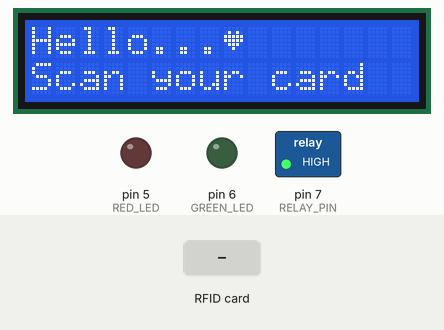
Recording of a sketch running on a simulated Arduino Uno, built with avr-gcc and run on an emulated ATmega328P. On the bench: 16×2 character LCD, switched loads named in the sketch (green lamp = pin HIGH), output pins drawn as LEDs (lit = HIGH). The test bench sets the inputs (shaded band). Pins used as bus, display or sensor lines are not drawn; what the sketch prints to the serial monitor is not drawn.

Above: at 1.3 s.
1.4 s: RFID card 49 BB 49 00 held to the reader
At 2.5 s:
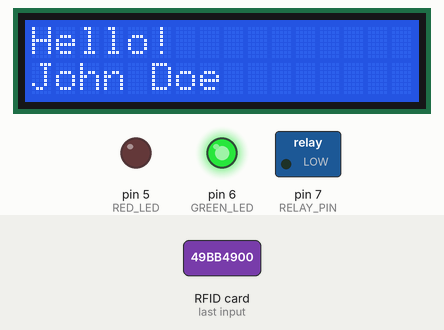
At 7.5 s:
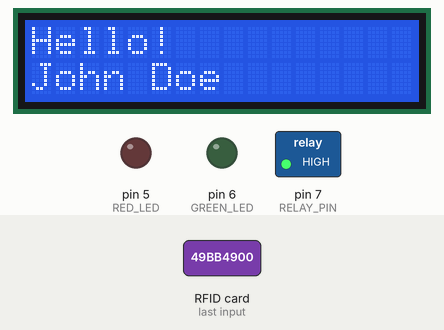
Timing chart, 0 to 8.9 s (numbered marks = the images above; inputs shaded):
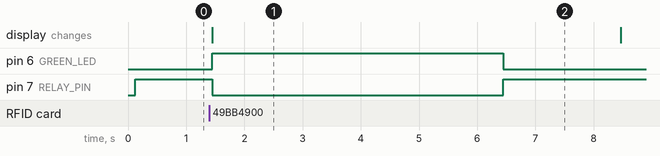

The sketch:

RFID-LCD_Detector.ino
```cpp
#include <SPI.h>
#include <MFRC522.h>
#include <Wire.h>
#include <LiquidCrystal_I2C.h>

#define SS_PIN 10
#define RST_PIN 9

#define RELAY_PIN 7
#define GREEN_LED 6
#define RED_LED 5

uint8_t heart[8] = {0x0, 0xa, 0x1f, 0x1f, 0xe, 0x4, 0x0};

MFRC522 rfid(SS_PIN, RST_PIN);
LiquidCrystal_I2C lcd(0x27, 16, 2);

const int NUM_CARDS = 4;

String authorizedUIDs[NUM_CARDS] = {
  "49:BB:49:00",
  "B7:A7:14:05",
  "49:15:34:00",
  "27:64:AA:04"
};

String cardNames[NUM_CARDS] = {
  "John Doe",
  "June",
  "Charlie",
  "Korir"
};

void setup() {

  Serial.begin(9600);
  SPI.begin();
  rfid.PCD_Init();

  lcd.init();
  lcd.backlight();
  lcd.createChar(3, heart);

  pinMode(RELAY_PIN, OUTPUT);
  pinMode(GREEN_LED, OUTPUT);
  pinMode(RED_LED, OUTPUT);

  digitalWrite(RELAY_PIN, HIGH); // relay OFF

  lcd.setCursor(0,0);
  lcd.print("Hello...");
  lcd.write(3);
  lcd.setCursor(0,1);
  lcd.print("Scan your card");
}

void loop() {

  if (!rfid.PICC_IsNewCardPresent() || !rfid.PICC_ReadCardSerial())
    return;

  String uid = "";

  for (byte i = 0; i < rfid.uid.size; i++) {
    if (rfid.uid.uidByte[i] < 0x10) uid += "0";
    uid += String(rfid.uid.uidByte[i], HEX);
    if (i < rfid.uid.size - 1) uid += ":";
  }

  uid.toUpperCase();
  Serial.println("UID: " + uid);

  String name = "";

  for (int i = 0; i < NUM_CARDS; i++) {
    if (uid == authorizedUIDs[i]) {
      name = cardNames[i];
      break;
    }
  }

  lcd.clear();
  lcd.setCursor(0,0);

  if (name != "") {

    // AUTHORIZED USER
    lcd.print("Hello!");
    lcd.setCursor(0,1);
    lcd.print(name);

    Serial.println("Authorized: " + name);

    digitalWrite(GREEN_LED, HIGH);

    // OPEN VALVE
    digitalWrite(RELAY_PIN, LOW);

    delay(5000); // dispensing time

    // CLOSE VALVE
    digitalWrite(RELAY_PIN, HIGH);

    digitalWrite(GREEN_LED, LOW);

  }

  else {

    // UNAUTHORIZED USER
    lcd.print("Unidentified");
    lcd.setCursor(0,1);
    lcd.print("Access Denied");

    Serial.println(uid + " not registered");

    digitalWrite(RED_LED, HIGH);
    delay(3000);
    digitalWrite(RED_LED, LOW);

  }

  delay(2000);

  lcd.clear();
  lcd.setCursor(0,0);
  lcd.print("Hello...");
  lcd.write(3);
  lcd.setCursor(0,1);
  lcd.print("Scan your card");

  rfid.PICC_HaltA();
}
```

Measured:
- after the input at 1.4 s, pin 6 (GREEN_LED): LOW → HIGH at once, → LOW 5.0 s later; pin 7 (RELAY_PIN): HIGH → LOW at once, → HIGH 5.0 s later; the display: changes at once (image 1)
